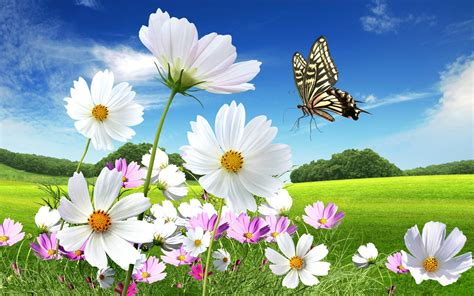
#> input picture image/flower.jpeg, 474 x 296 px, found by its file name
$ python draw_line.py
#> lines starting #> are read from the running program, lines starting #| are printed output that depends on the picture
import numpy as np
import matplotlib.pyplot as plt
import os
import cv2 as cv


def show_image():
  imgpath1 = os.path.join(os.getcwd(), 'image/flower.jpeg')
  bgrIMG = cv.imread(imgpath1, 1)
#> bgrIMG is the input picture: shape (296, 474, 3); mean B, G, R 159.4, 164, 136.7
  # img = cv2.line(img, pt1, pt2, color[, thickness[, lineType[, shift]]])
  rgbImg=bgrIMG[:,:,::-1]
  # rgbImg.copy() returns a new, independent copy
  line_img=cv.line(rgbImg.copy(),(100,100),(200,100),(0,200,200),thickness=15)
  rectangle_img = cv.rectangle(rgbImg.copy(),(10,20),(100,100),(255,0,0),thickness=-4)
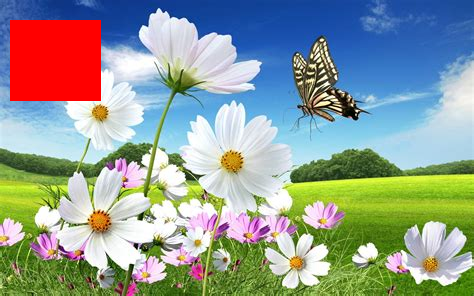
#> rectangle_img: shape (296, 474, 3); mean R, G, B 144.9, 156.7, 149.1
    #img = cv2.circle(img, center, radius, color[, thickness[, lineType[, shift]]])

    #  img: The output image that has been annotated.

    #The function has 4 required arguments:

    #img: Image on which we will draw a line

    #center: Center of the circle

    #radius: Radius of the circle

   # color: Color of the circle which will be drawn

    # Next, let's check out the (optional) arguments which we are going to use quite extensi
    #ely. thickness: Thickness of the circle outline (if positive). If a negative value is s
    #pplied for this argument, it will result in a filled circle.
    #lineType: Type of the circle boundary. This is exact same as lineType argument in cv2.line

  circle_img=cv.circle(rgbImg.copy(),(100,100),50,(0,200,200),thickness=-5)
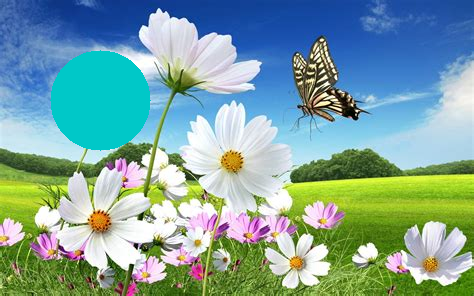
#> circle_img: shape (296, 474, 3); mean R, G, B 125.7, 163.2, 157.9
  plt.figure(figsize=(10,10))

  plt.subplot(2,2,1)
  plt.title("Draw Line")
  plt.imshow(line_img)

  # img = cv2.line(img, pt1, pt2, color[, thickness[, lineType[, shift]]])
  # img: Image on which we will draw a line
  # pt1: First point(x,y location) of the line segment
  # pt2: Second point of the line segment
  #  color: Color of the line which will be drawn

  plt.subplot(2,2,2)
  plt.title("Draw Circle")
  plt.imshow(circle_img)

  plt.subplot(2,2,3)
  plt.title("Rectangle")
  plt.imshow(rectangle_img)

  plt.show()
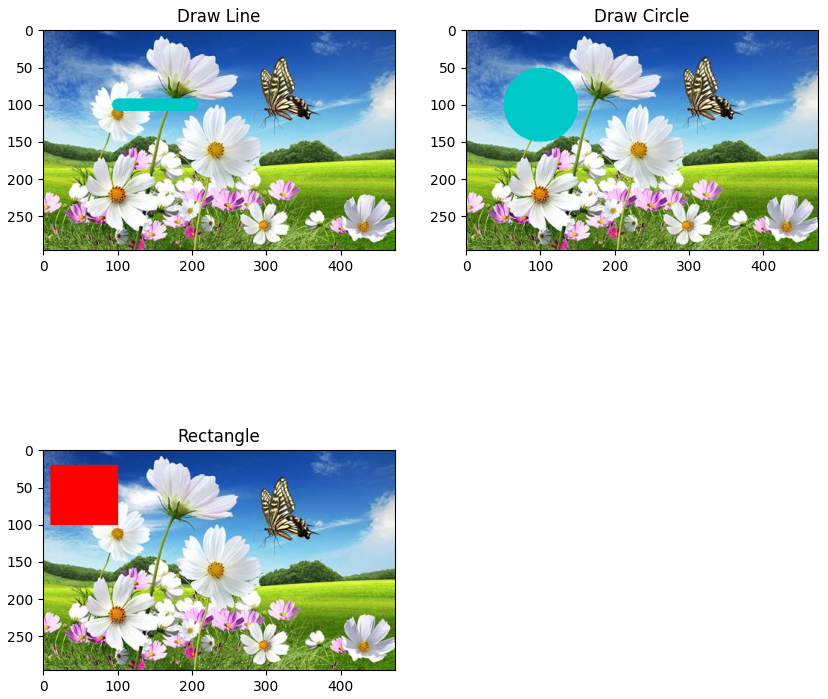
#> figure drawn by matplotlib, 3 panels


if __name__=='__main__':
    show_image()

$ run again, with image/image-3.jpeg copied over image/flower.jpeg
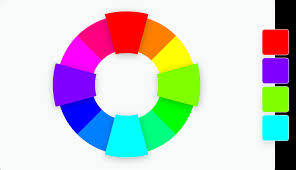
#> input picture image/image-3.jpeg, 296 x 170 px, found by its file name
#> in show_image, bgrIMG is the input picture: shape (170, 296, 3); mean B, G, R 201.9, 202.5, 201.4
#> in show_image, `circle_img=cv.circle(rgbImg.copy(),(100,100),50,(0,200,200),thickness=..`:
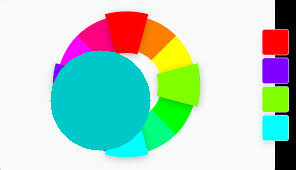
#> circle_img: shape (170, 296, 3); mean R, G, B 178.5, 210.3, 194.7
#> in show_image, `plt.show()`:
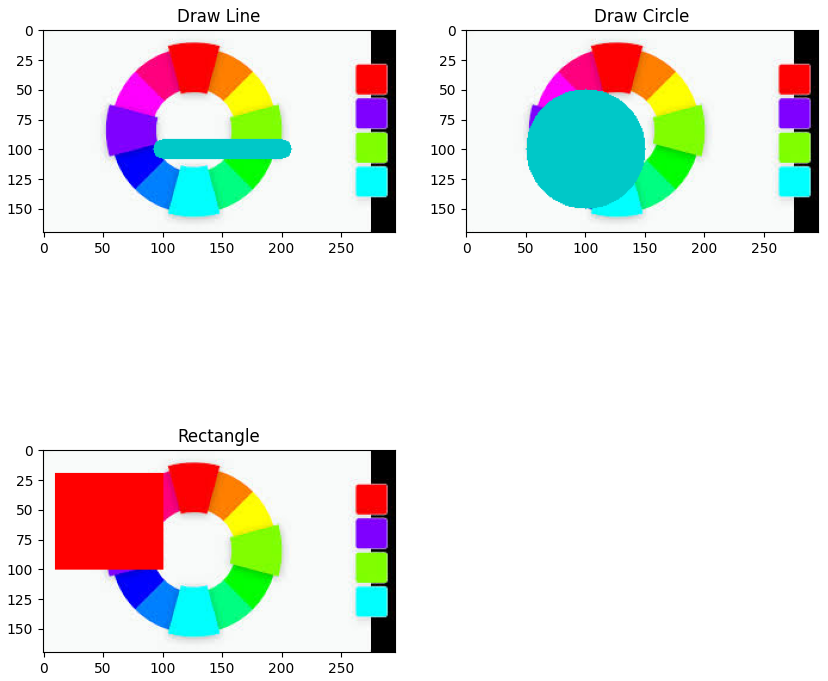
#> figure drawn by matplotlib, 3 panels
